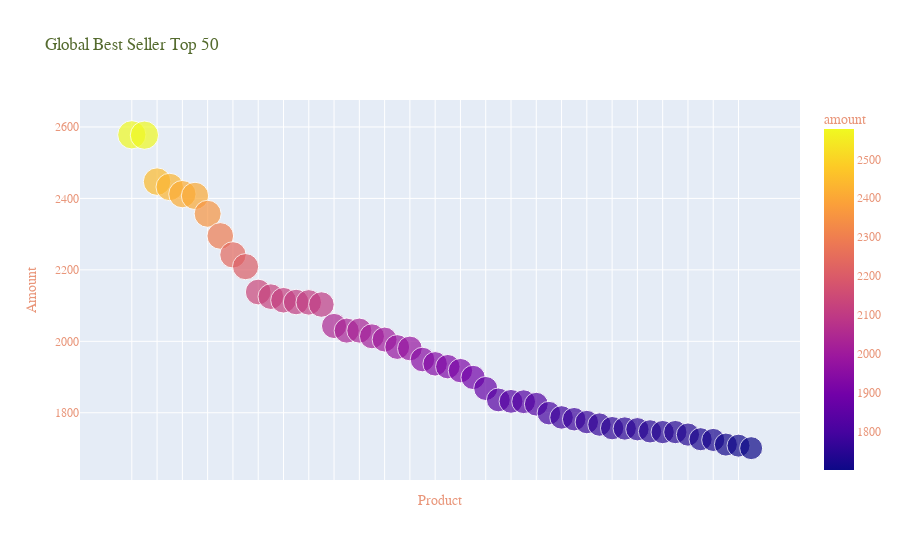

This figure's notebook cell:
### Code cell
figx = px.pie(best_seller_df, x='product_name', y='amount', color='amount', size='amount', title='Global Best Seller Top 50')
figx.update_xaxes(title='Product', showticklabels=False)
figx.update_yaxes(title='Amount', showticklabels=True)
figx.update_layout(
    title_font_family='Times New Roman',
    title_font_color='darkolivegreen',
    font_family='Roboto Mono',
    font_color='darksalmon',
)
figx.show()
"""

sizes = np.random.uniform(15, 80, len(best_seller_df['amount']))
colors = np.random.uniform(15, 80, len(best_seller_df['amount']))

# plot
fig, ax = plt.subplots(figsize =(16, 9))

ax.scatter(best_seller_df['product_name'].str.slice(0,5), best_seller_df['amount'],s=sizes, c=colors, vmin=0, vmax=100)

plt.xticks([])

plt.show()
"""

### Figure 1 — Plotly figure (JSON) as saved in the notebook; plotly's stock layout.template omitted (floating-point values rounded to 4 significant figures)
{"data": [{"hovertemplate": "product_name=%{x}<br>amount=%{marker.color}<extra></extra>", "legendgroup": "", "marker": {"color": [2578, 2577, 2447, 2432, 2412, 2407, 2357, 2295, 2242, 2209, 2138, 2125, 2115, 2110, 2109, 2103, 2043, 2030, 2030, 2014, 2005, 1984, 1980, 1949, 1937, 1929, 1918, 1899, 1868, 1836, 1832, 1831, 1824, 1799, 1787, 1782, 1774, 1767, 1757, 1756, 1754, 1748, 1746, 1746, 1739, 1726, 1724, 1711, 1708, 1701], "coloraxis": "coloraxis", "size": [2578, 2577, 2447, 2432, 2412, 2407, 2357, 2295, 2242, 2209, 2138, 2125, 2115, 2110, 2109, 2103, 2043, 2030, 2030, 2014, 2005, 1984, 1980, 1949, 1937, 1929, 1918, 1899, 1868, 1836, 1832, 1831, 1824, 1799, 1787, 1782, 1774, 1767, 1757, 1756, 1754, 1748, 1746, 1746, 1739, 1726, 1724, 1711, 1708, 1701], "sizemode": "area", "sizeref": 6.445, "symbol": "circle"}, "mode": "markers", "name": "", "orientation": "v", "showlegend": false, "type": "scatter", "x": ["Wraps: W6  Italian Tuna Wrap (No Mayo No Oil), Plum Tomato, Leaf Lettuce & Sprouts ... 5.95", "Braised Pork Loin stuffed with sweet sausage and served with artichoke and zucchini", "Cabernet Sauvignon, Duckhorn, 1986. (Napa Valley)", "Unfiltered Apple Juice", "Onion Soup GratinÃƒÂ©e", "Shrimp Cocktail", "Cinnamon Sticky Buns ...2.25", "Chicken w. Bean Curd", "Steamed Broccoli w. Shrimp & Chicken", "Sanka", "Albarino, Morgadio, 1999. (Spain)", "Big Muffins...1.65:  Honey Raisin Bran Ã¢Â€Â¢ Blueberry Ã¢Â€Â¢ Banana Nut Ã¢Â€Â¢ Carrot Ã¢Â€Â¢ Cranberry Orange Ã¢Â€Â¢ Corn Ã¢Â€Â¢ Apple Cinnamon Raisin Ã¢Â€Â¢ Lemon Popply Ã¢Â€Â¢ Almond Ã¢Â€Â¢ Chocolate Chip", "Warm Goat Cheese and Carmelized Onion Tart", "Domaine Carneros, Brut, 1992, Napa", "Terrine de canard", "Chardonnay, Estancia Estates 1996 (Monterey)", "Chardonnay, Glass Mountain", "Joes Grilled Chicken", "Warm asparagus, vinaigrette", "Tofu Honey Pie. tofu with Cream Cheese and Blueberry Topping", "Slow Poached Farm Egg In a Jar- with Maine lobster, crosnes and sea urchin froth", "Sauvignon Blanc, Cakebread 97", "Beaujolais Brouilly, Chateau de la Chaize 1996 (Burgundy)", "OUR VERY OWN APRICOT SORBET", "Pork w. Mixed Veg", "Half 2 lb Maine Lobster shrimp & scallops, accompanied with a selection of any four vegetables from our Antipasto Bar", "CHILLED BUTTERNUT SQUASH SOUP WITH DILL", "Chardonnay, Iron Horse 95", "Joes Blackened Grilled Potatoes", "NY Pastrami Smoked Salmon Club Sandwich - potato and haricot-vert salad with Pommery mustard dressing", "San Pallegrino", "Flavored Coffee of the day ... ..96 ... 1.18 ... 1.44", "Cappuccino", "Shellfish Platter", "Duvel", "Kung Po Baby Shrimp", "Riesling Saering, Grand Cru, Domaine Schlumberger, Alsace, France 1997", "Brundlmayer: Austria, Pinot Noir, Pinot Blanc", "Gouden Carolus", "Beef Fried Rice", "Burger", "Steamed Broccoli w. Chicken", "Charles Heidsieck", "KRUG, GRANDE CUVEE, BRUT CHAMPAGNE NV", "Chateauneuf-du-Pape, Chateau Mont-Redon, Rhone, France 1998", "Beefeater Gin", "Manhattan", "Assorted Teas*", "Shrimp w. Eggplant", "Chocolate Raspberry Cake"], "xaxis": "x", "y": [2578, 2577, 2447, 2432, 2412, 2407, 2357, 2295, 2242, 2209, 2138, 2125, 2115, 2110, 2109, 2103, 2043, 2030, 2030, 2014, 2005, 1984, 1980, 1949, 1937, 1929, 1918, 1899, 1868, 1836, 1832, 1831, 1824, 1799, 1787, 1782, 1774, 1767, 1757, 1756, 1754, 1748, 1746, 1746, 1739, 1726, 1724, 1711, 1708, 1701], "yaxis": "y"}], "layout": {"coloraxis": {"colorbar": {"title": {"text": "amount"}}, "colorscale": [[0, "#0d0887"], [0.1111, "#46039f"], [0.2222, "#7201a8"], [0.3333, "#9c179e"], [0.4444, "#bd3786"], [0.5556, "#d8576b"], [0.6667, "#ed7953"], [0.7778, "#fb9f3a"], [0.8889, "#fdca26"], [1, "#f0f921"]]}, "font": {"color": "darksalmon", "family": "Roboto Mono"}, "legend": {"itemsizing": "constant", "tracegroupgap": 0}, "title": {"font": {"color": "darkolivegreen", "family": "Times New Roman"}, "text": "Global Best Seller Top 50"}, "xaxis": {"anchor": "y", "domain": [0, 1], "showticklabels": false, "title": {"text": "Product"}}, "yaxis": {"anchor": "x", "domain": [0, 1], "showticklabels": true, "title": {"text": "Amount"}}}}
